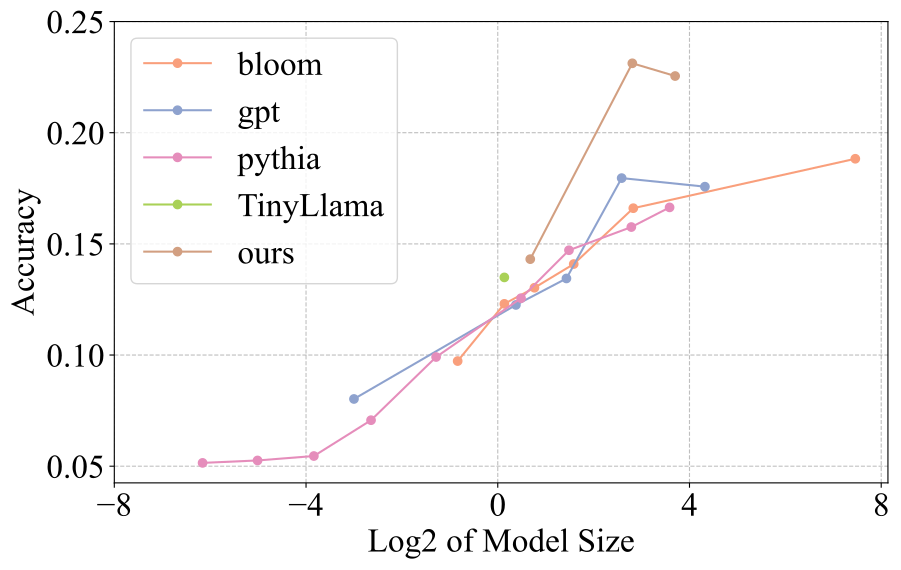

Python code for this plot:
import pandas as pd
import matplotlib.pyplot as plt
import numpy as np
import os
import matplotlib.font_manager as fm
from colors import colors5, colors15, colors5_light


save_path = 'pictures/pythia_acc.pdf'

# 检查字体路径
font_path = '/usr/share/fonts/truetype/msttcorefonts/times.ttf'  # 修改为你的字体路径
if not os.path.exists(font_path):
    raise FileNotFoundError(f"Font file not found: {font_path}")

times_new_roman = fm.FontProperties(fname=font_path, size=24)  # 设置字体和大小

# 读取第一个文件
main_table = pd.read_excel('analysis/main_tables/main_table.xlsx')
# 读取第二个文件
baseline = pd.read_excel('download_tools/baseline.xlsx')

# 处理第二个文件的 models 列
baseline['model_name'] = baseline['models'].apply(lambda x: x.split('/')[-1])

# 去除 main_table 中的重复模型（保留第一个出现的值）
main_table_unique = main_table.drop_duplicates(subset='model', keep='first')

# 合并两个 DataFrame
merged = pd.merge(baseline, main_table_unique, left_on='model_name', right_on='model', how='left')

# 对 model_size 取 log2
merged['model_size_log2'] = np.log2(merged['model_size'])

# 按不同类别绘制折线
categories = ['bloom', 'gpt', 'pythia', 'TinyLlama', 'ours']
colors = ['r', 'g', 'b', 'y', 'c']
colors = colors5[:5]

fig, ax = plt.subplots(figsize=(10, 6))

for cat, color in zip(categories, colors):
    subset = merged[merged['model_name'].str.contains(cat)]
    ax.plot(subset['model_size_log2'], subset['acc'], marker='o', linestyle='-', color=color, label=cat)

# 添加标题和轴标签
# ax.set_title('Model Accuracy Comparison', fontproperties=times_new_roman)
ax.set_xlabel('Log2 of Model Size', fontproperties=times_new_roman)
ax.set_ylabel('Accuracy', fontproperties=times_new_roman)

plt.xticks([-8, -4, 0, 4, 8], fontproperties=times_new_roman)
plt.yticks([0.05, 0.1, 0.15, 0.2, 0.25], fontproperties=times_new_roman)

# 添加图例
ax.legend(prop=times_new_roman)

# 显示网格线
ax.grid(axis='both', linestyle='--', color='gray', alpha=0.5)

# 保存图形
plt.savefig(save_path, dpi=600, bbox_inches='tight')

# 显示图形
plt.show()
